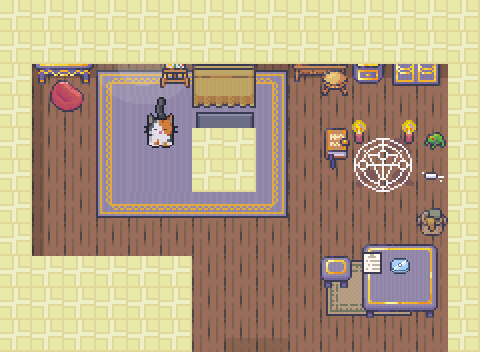

Below is a game level as drawn by its tile map, then a one-line description and the .tmx that defines it (tile-layer data replaced by summaries):
An orthogonal 15x11 tile map with 32x32 px tiles, 13 tile layers (floor, shadows, walls, touches, ...), 15 tilesets and 25 objects (player_spawn, door_to_apartment, computer, table_note, spellbook, ...).

<map version="1.10" tiledversion="1.11.2" orientation="orthogonal" renderorder="right-down" width="15" height="11" tilewidth="32" tileheight="32" infinite="0" nextlayerid="41" nextobjectid="51">
 <editorsettings>
  <export target="dacia_bedroom.json" format="json" />
 </editorsettings>
 <tileset firstgid="1" name="bedroom" tilewidth="32" tileheight="32" tilecount="1712" columns="16">
  <image source="../tilesets/bedroom.png" width="512" height="3424" />
 </tileset>
 <tileset firstgid="1713" name="generic" tilewidth="32" tileheight="32" tilecount="1248" columns="16">
  <image source="../tilesets/generic.png" width="512" height="2496" />
 </tileset>
 <tileset firstgid="2961" name="art" tilewidth="32" tileheight="32" tilecount="112" columns="16">
  <image source="../tilesets/art.png" width="512" height="224" />
 </tileset>
 <tileset firstgid="3073" name="room_builder" tilewidth="32" tileheight="32" tilecount="8588" columns="76">
  <image source="../tilesets/room_builder.png" width="2432" height="3616" />
 </tileset>
 <tileset firstgid="11661" name="floors" tilewidth="32" tileheight="32" tilecount="600" columns="15">
  <image source="../tilesets/floors.png" width="480" height="1280" />
 </tileset>
 <tileset firstgid="12261" name="classroom" tilewidth="32" tileheight="32" tilecount="544" columns="16">
  <image source="../tilesets/classroom.png" width="512" height="1088" />
 </tileset>
 <tileset firstgid="12805" name="living_room" tilewidth="32" tileheight="32" tilecount="720" columns="16">
  <image source="../tilesets/living_room.png" width="512" height="1440" />
 </tileset>
 <tileset firstgid="13525" name="christmas" tilewidth="32" tileheight="32" tilecount="272" columns="16">
  <image source="../tilesets/christmas.png" width="512" height="544" />
 </tileset>
 <tileset firstgid="13797" name="museum" tilewidth="32" tileheight="32" tilecount="1952" columns="16">
  <image source="../tilesets/museum.png" width="512" height="3904" />
 </tileset>
 <tileset firstgid="15749" name="basement" tilewidth="32" tileheight="32" tilecount="800" columns="16">
  <image source="../tilesets/basement.png" width="512" height="1600" />
 </tileset>
 <tileset firstgid="16549" name="grocery" tilewidth="32" tileheight="32" tilecount="1248" columns="16">
  <image source="../tilesets/grocery.png" width="512" height="2496" />
 </tileset>
 <tileset firstgid="17797" name="halloween" tilewidth="32" tileheight="32" tilecount="976" columns="16">
  <image source="../tilesets/halloween.png" width="512" height="1952" />
 </tileset>
 <tileset firstgid="18773" name="gym" tilewidth="32" tileheight="32" tilecount="528" columns="16">
  <image source="../tilesets/gym.png" width="512" height="1056" />
 </tileset>
 <tileset firstgid="19301" name="japan" tilewidth="32" tileheight="32" tilecount="512" columns="16">
  <image source="../tilesets/japan.png" width="512" height="1024" />
 </tileset>
 <tileset firstgid="19813" name="bathroom" tilewidth="32" tileheight="32" tilecount="896" columns="16">
  <image source="../tilesets/bathroom.png" width="512" height="1792" />
 </tileset>
 <layer id="17" name="floor" width="15" height="11">
  <data>[165 cells, 105 non-empty, 1 distinct tile ids]</data>
 </layer>
 <layer id="37" name="shadows" width="15" height="11">
  <data>[165 cells, 18 non-empty, 3 distinct tile ids]</data>
 </layer>
 <layer id="18" name="walls" width="15" height="11">
  <data>[165 cells, 55 non-empty, 12 distinct tile ids]</data>
 </layer>
 <layer id="34" name="touches" width="15" height="11">
  <data>[165 cells, 12 non-empty, 11 distinct tile ids]</data>
 </layer>
 <layer id="20" name="on_floor" width="15" height="11">
  <data>[165 cells, 68 non-empty, 47 distinct tile ids]</data>
 </layer>
 <layer id="32" name="on_rugs" width="15" height="11">
  <data>[165 cells, 25 non-empty, 25 distinct tile ids]</data>
 </layer>
 <layer id="36" name="desk" width="15" height="11">
  <data>[165 cells, 6 non-empty, 6 distinct tile ids]</data>
 </layer>
 <layer id="26" name="on_tables" width="15" height="11">
  <data>[165 cells, 10 non-empty, 10 distinct tile ids]</data>
 </layer>
 <layer id="19" name="on_walls" width="15" height="11">
  <data>[165 cells, 13 non-empty, 13 distinct tile ids]</data>
 </layer>
 <layer id="23" name="top" width="15" height="11">
  <data>[165 cells, 5 non-empty, 5 distinct tile ids]</data>
 </layer>
 <layer id="27" name="collision" width="15" height="11">
  <data>[165 cells, 67 non-empty, 1 distinct tile ids]</data>
 </layer>
 <layer id="40" name="laundry" width="15" height="11">
  <data>[165 cells, 2 non-empty, 2 distinct tile ids]</data>
 </layer>
 <layer id="39" name="to_dacia" width="15" height="11">
  <data>[165 cells, 1 non-empty, 1 distinct tile ids]</data>
 </layer>
 <objectgroup id="28" name="objects">
  <object id="1" name="player_spawn" x="256.667" y="311.667" />
  <object id="3" name="door_to_apartment" x="225.333" y="346.667" width="62.6667" height="5.33337">
   <properties>
    <property name="spawn_x" type="int" value="165" />
    <property name="spawn_y" type="int" value="55" />
    <property name="target_map" value="dacia_apartment" />
   </properties>
  </object>
  <object id="6" name="computer" x="31" y="19.3333" width="64.3334" height="76.6666">
   <properties>
    <property name="type" value="message_computer" />
   </properties>
  </object>
  <object id="9" name="table_note" x="344.666" y="241.333" width="30.5001" height="38.6667">
   <properties>
    <property name="note_id" value="bedroom_letter_1.txt" />
    <property name="type" value="readable_note" />
   </properties>
  </object>
  <object id="14" name="spellbook" x="314.667" y="122" width="38" height="50" />
  <object id="15" name="radio" x="344.667" y="41.3333" width="40.1667" height="53.6667" />
  <object id="18" name="kitty" x="134.333" y="92.9997" width="50" height="66" />
  <object id="35" name="wardrobe" x="395" y="31.5" width="45" height="63.5" />
  <object id="39" name="to_dacia_zone" x="380" y="234.833" width="26.8333" height="45" />
  <object id="40" name="bed_spawn" x="223.333" y="77.3334" width="14" height="12.6667" />
  <object id="44" name="laundry" x="413" y="199.167" width="33.5" height="43.3333" />
  <object id="50" name="spellzone" x="359.5" y="147" width="47.5" height="41" />
 </objectgroup>
 <objectgroup id="31" name="collision_objects">
  <object id="11" name="collision1" x="289.333" y="346" width="159.333" height="4.66667" />
  <object id="12" name="collision2" x="352" y="120.666" width="13.3334" height="22" />
  <object id="13" name="collision3" x="289.333" y="63.3333" width="158" height="9.33337" />
  <object id="16" name="collision4" x="144.667" y="96" width="30.6667" height="44" />
  <object id="19" name="collision5" x="402.667" y="120.667" width="13.3334" height="22" />
  <object id="24" name="collision9" x="32.6667" y="63.3333" width="64" height="8.3333" />
  <object id="27" name="collision12" x="363.333" y="244.667" width="74.3334" height="58" />
  <object id="31" x="425" y="130" width="20.3333" height="11.6667" />
  <object id="32" x="327.333" y="128" width="20.3333" height="24.3333" />
  <object id="36" x="191" y="344" width="35.5" height="7.5" />
  <object id="45" name="bin" x="416" y="208.333" width="30.3333" height="18" />
  <object id="47" x="196" y="112" width="56.5" height="16" />
  <object id="48" x="161" y="62.5" width="30.5" height="13.5" />
 </objectgroup>
</map>
